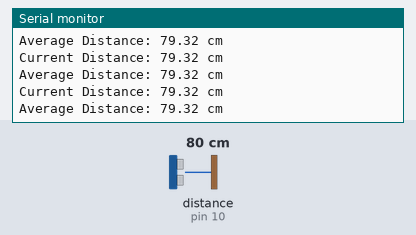
Recording of a sketch running on a simulated Arduino Uno, built with avr-gcc and run on an emulated ATmega328P. On the bench: the last lines printed to the serial monitor. Wiring (inferred from the names in the program): ultrasonic range finder: trigger pin 9; echo pin 10. The test bench sets the inputs (shaded band); at power-on: distance to the obstacle (sensor on pin 10) 80 cm. The echo pulse lasts 58.3 µs per cm.

Above: at 1.2 s.
1.3 s: distance to the obstacle (sensor on pin 10) set to 2 cm
At 1.8 s:
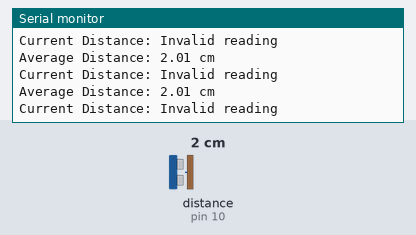
3.0 s: distance to the obstacle (sensor on pin 10) set to 4 cm
At 3.5 s:
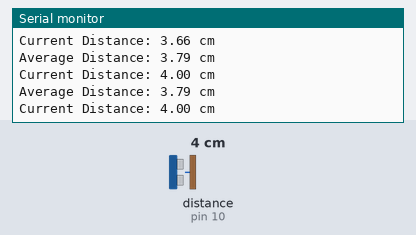
6.0 s: distance to the obstacle (sensor on pin 10) set to 18 cm
At 7.0 s:
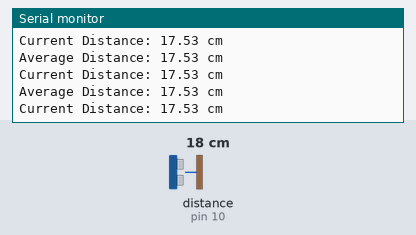
9.0 s: distance to the obstacle (sensor on pin 10) set to 9 cm
At 9.5 s:
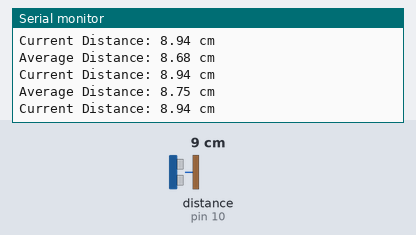
12.0 s: distance to the obstacle (sensor on pin 10) set to 35 cm
At 13.1 s:
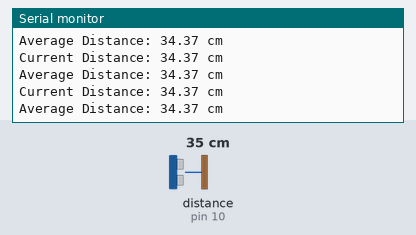
15.0 s: distance to the obstacle (sensor on pin 10) set to 120 cm
At 15.5 s:
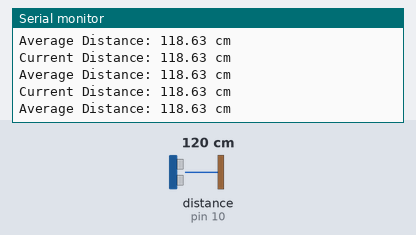
Timing chart, 0 to 18.0 s (numbered marks = the images above; inputs shaded):
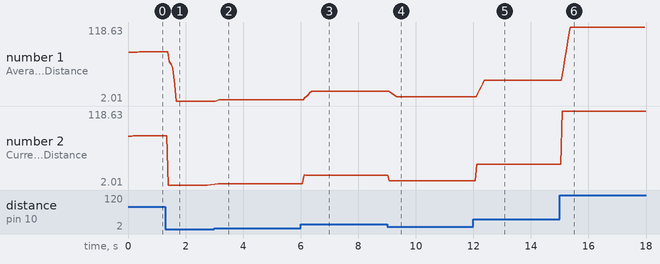

Measured:
- after the input at 1.3 s, the serial monitor: prints a new line after 0.10 s (image 1)
- after the input at 3.0 s, the serial monitor: prints a new line after 0.14 s (image 2)
- after the input at 6.0 s, the serial monitor: prints a new line after 0.12 s (image 3)
- after the input at 9.0 s, the serial monitor: prints a new line after 0.08 s (image 4)
- after the input at 12.0 s, the serial monitor: prints a new line after 0.12 s (image 5)
- after the input at 15.0 s, the serial monitor: prints a new line after 0.09 s (image 6)
- plotted number 1: 79.32 → 2.01 after the input at 1.3 s, 2.01 → 4 after the input at 3.0 s, 4 → 17.53 after the input at 6.0 s, 17.53 → 8.94 after the input at 9.0 s, 8.94 → 34.37 after the input at 12.0 s
- plotted number 2: 79.32 → 2.01 after the input at 1.3 s, 2.01 → 4 after the input at 3.0 s, 4 → 17.53 after the input at 6.0 s, 17.53 → 8.94 after the input at 9.0 s, 8.94 → 34.37 after the input at 12.0 s

The sketch:

ultrasonic.ino
```cpp
// Define pins for the ultrasonic sensor
const int trigPin = 9;
const int echoPin = 10;

// Variables to store distance and duration values
long duration;
float distance;
float avgDistance;
const int numReadings = 5;
float readings[numReadings];
int index = 0;

void setup() {
    Serial.begin(9600); // Initialize serial communication
    pinMode(trigPin, OUTPUT);
    pinMode(echoPin, INPUT);

    // Initialize readings array
    for (int i = 0; i < numReadings; i++) {
        readings[i] = 0;
    }
}

float getDistance() {
    // Clear the trigPin
    digitalWrite(trigPin, LOW);
    delayMicroseconds(2);

    // Send a 10-microsecond pulse to trigger pin
    digitalWrite(trigPin, HIGH);
    delayMicroseconds(10);
    digitalWrite(trigPin, LOW);

    // Read the echoPin, and calculate the duration (time taken for the echo)
    duration = pulseIn(echoPin, HIGH);

    // Convert duration to distance (in cm)
    float dist = duration * 0.034 / 2;

    // Limit range to avoid incorrect readings
    if (dist < 2 || dist > 400) {
        return -1; // Invalid reading
    }
    return dist;
}

float getAverageDistance() {
    float sum = 0;
    int count = 0;
    for (int i = 0; i < numReadings; i++) {
        if (readings[i] > 0) { // Ignore invalid readings
            sum += readings[i];
            count++;
        }
    }
    return (count > 0) ? sum / count : -1;
}

void loop() {
    // Read current distance
    distance = getDistance();

    // Store reading in the array
    readings[index] = distance;
    index = (index + 1) % numReadings;

    // Calculate moving average
    avgDistance = getAverageDistance();

    // Print distance readings
    Serial.print("Current Distance: ");
    if (distance == -1) {
        Serial.println("Invalid reading");
    } else {
        Serial.print(distance);
        Serial.println(" cm");
    }

    Serial.print("Average Distance: ");
    if (avgDistance == -1) {
        Serial.println("Not enough data");
    } else {
        Serial.print(avgDistance);
        Serial.println(" cm");
    }

}
```
